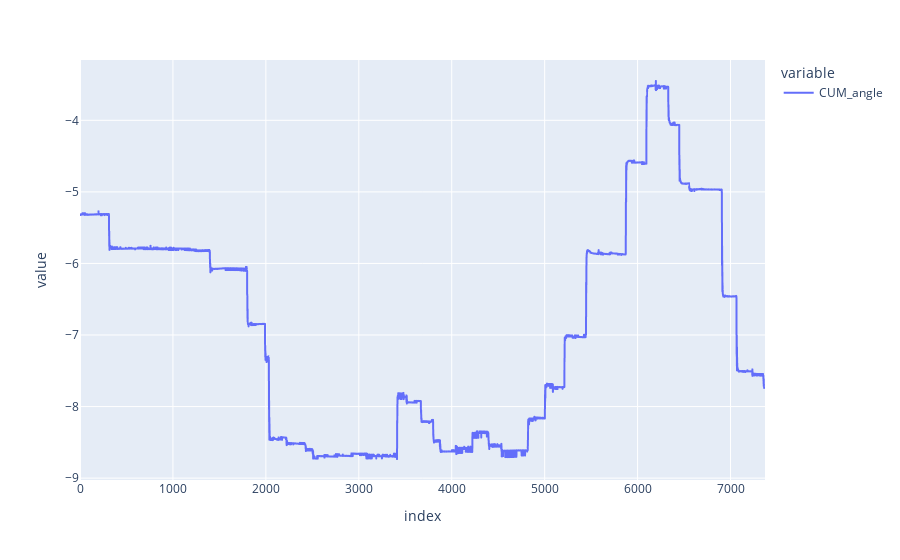

Here is the notebook cell this chart was saved with:
### Code cell
fig = px.line(data,y=['CUM_angle'])
fig

### Figure 1 — Plotly figure (JSON) as saved in the notebook; plotly's stock layout.template omitted (floating-point values rounded to 4 significant figures; data arrays with more than 128 entries replaced by an {"elided": "..."} marker saying what was removed)
{"data": [{"hovertemplate": "variable=CUM_angle<br>index=%{x}<br>value=%{y}<extra></extra>", "legendgroup": "CUM_angle", "line": {"color": "#636efa", "dash": "solid"}, "marker": {"symbol": "circle"}, "mode": "lines", "name": "CUM_angle", "showlegend": true, "type": "scattergl", "x": {"elided": "7372 int values"}, "xaxis": "x", "y": {"elided": "7372 float values"}, "yaxis": "y"}], "layout": {"legend": {"title": {"text": "variable"}, "tracegroupgap": 0}, "margin": {"t": 60}, "xaxis": {"anchor": "y", "domain": [0, 1], "title": {"text": "index"}}, "yaxis": {"anchor": "x", "domain": [0, 1], "title": {"text": "value"}}}}
